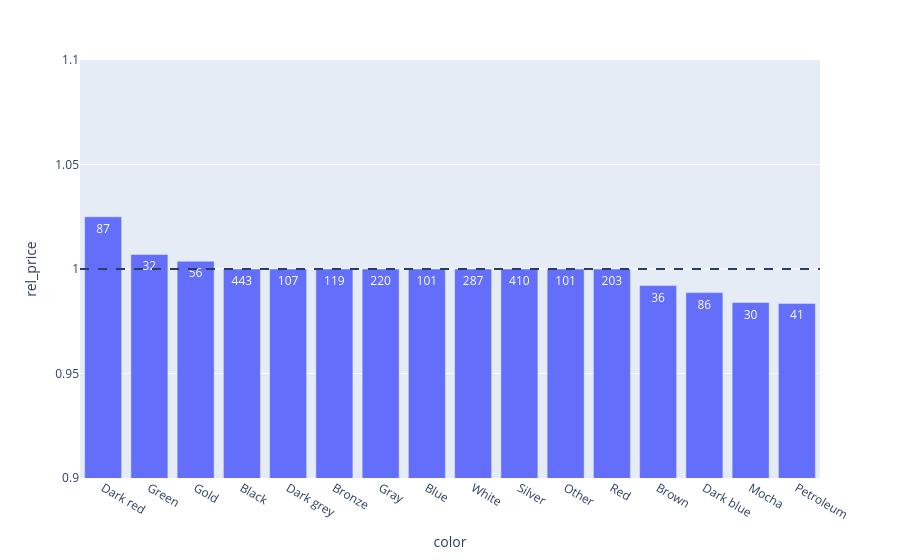

Here is the notebook cell this chart was saved with:
### Markdown cell above
### Price Distribution by Car Model

* **Highest Average Prices**: Models like the **Land Cruiser**, **Patrol**, **Armada**, and **Prado** show the highest average prices.
* **Lowest Average Prices**: Models like the **Starlet**, **Excel**, **Pulsar**, and **Datsun** show the lowest average prices.

### Code cell
g = ["make", "model", "year"]
df = Cars_df[Cars_df.groupby(g).price_egp.transform("size") >= 5].copy()
df["rel_price"] = df.price_egp / df.groupby(g).price_egp.transform("median")

c = df.groupby("color").agg(rel_price=("rel_price", "median"), n=("rel_price", "count")).reset_index()
c = c[c.n >= 30]   # rare colors are too noisy

px.bar(c.sort_values("rel_price", ascending=False), x="color", y="rel_price", text="n"
      ).add_hline(y=1, line_dash="dash").update_yaxes(range=[0.9, 1.1]).show()

### Figure 1 — Plotly figure (JSON) as saved in the notebook; plotly's stock layout.template omitted (floating-point values rounded to 4 significant figures)
{"data": [{"hovertemplate": "color=%{x}<br>rel_price=%{y}<br>n=%{text}<extra></extra>", "legendgroup": "", "marker": {"color": "#636efa", "pattern": {"shape": ""}}, "name": "", "orientation": "v", "showlegend": false, "text": [87.0, 32.0, 56.0, 443.0, 107.0, 119.0, 220.0, 101.0, 287.0, 410.0, 101.0, 203.0, 36.0, 86.0, 30.0, 41.0], "textposition": "auto", "type": "bar", "x": ["Dark red", "Green", "Gold", "Black", "Dark grey", "Bronze", "Gray", "Blue", "White", "Silver", "Other", "Red", "Brown", "Dark blue", "Mocha", "Petroleum"], "xaxis": "x", "y": [1.025, 1.007, 1.004, 1.0, 1.0, 1.0, 1.0, 1.0, 1.0, 1.0, 1.0, 1.0, 0.9921, 0.9887, 0.9839, 0.9835], "yaxis": "y"}], "layout": {"barmode": "relative", "legend": {"tracegroupgap": 0}, "margin": {"t": 60}, "shapes": [{"line": {"dash": "dash"}, "type": "line", "x0": 0, "x1": 1, "xref": "x domain", "y0": 1, "y1": 1, "yref": "y"}], "xaxis": {"anchor": "y", "domain": [0, 1], "title": {"text": "color"}}, "yaxis": {"anchor": "x", "domain": [0, 1], "range": [0.9, 1.1], "title": {"text": "rel_price"}}}}
